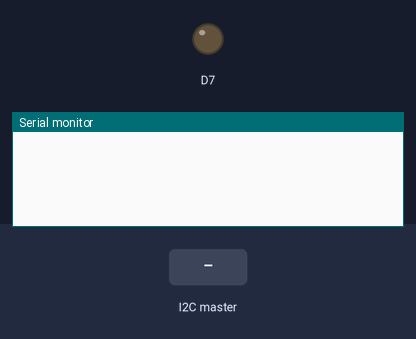
Simulated run of this sketch. Board: ESP8266 (NodeMCU). On the bench: output pins drawn as LEDs (lit = HIGH), the last lines printed to the serial monitor. The test bench sets the inputs (shaded band).

Above: at 1.2 s.
1.3 s: the I2C master sends the byte 1
At 2.5 s:
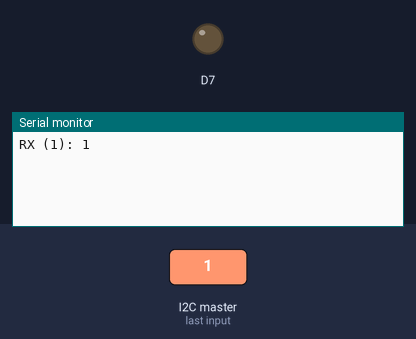
2.8 s: the I2C master sends the byte 90
At 3.9 s:
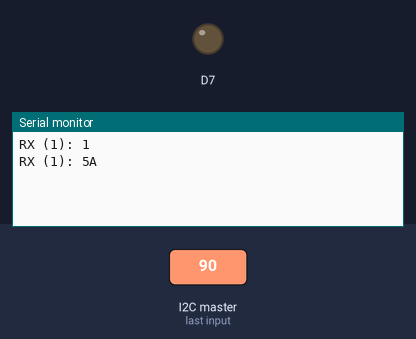
4.3 s: the I2C master sends the byte 200
At 5.0 s:
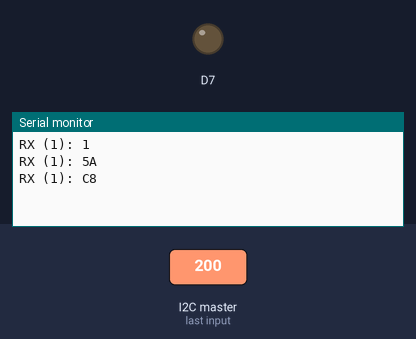

The sketch:

a24-I2C-receive.ino
```cpp
uint8_t data[8];
int idx;

void receiveEvent(int numOfBytes) {
    idx = 0;
    while (Wire.available()) {
        data[idx++] = (uint8_t)Wire.read();
  }
}


void setup() {
    Serial.begin(9600);
    Wire.begin(8);
    Wire.onReceive(receiveEvent);
    pinMode(D7,OUTPUT);

}

void loop() {
    if (idx != 0) {
        digitalWrite(D7,HIGH);
        Serial.print("RX (");
        Serial.print(idx);
        Serial.print("): ");
        for(int i=0;i<idx;i++) {
            Serial.println(data[i],HEX);
        }
        idx = 0;
        digitalWrite(D7,LOW);
    }

}
```

Measured:
- after the input at 1.3 s, the serial monitor: prints a new line after 0.05 s (image 1)
- after the input at 2.8 s, the serial monitor: prints a new line after 0.05 s (image 2)
- after the input at 4.3 s, the serial monitor: prints a new line after 0.05 s (image 3)
